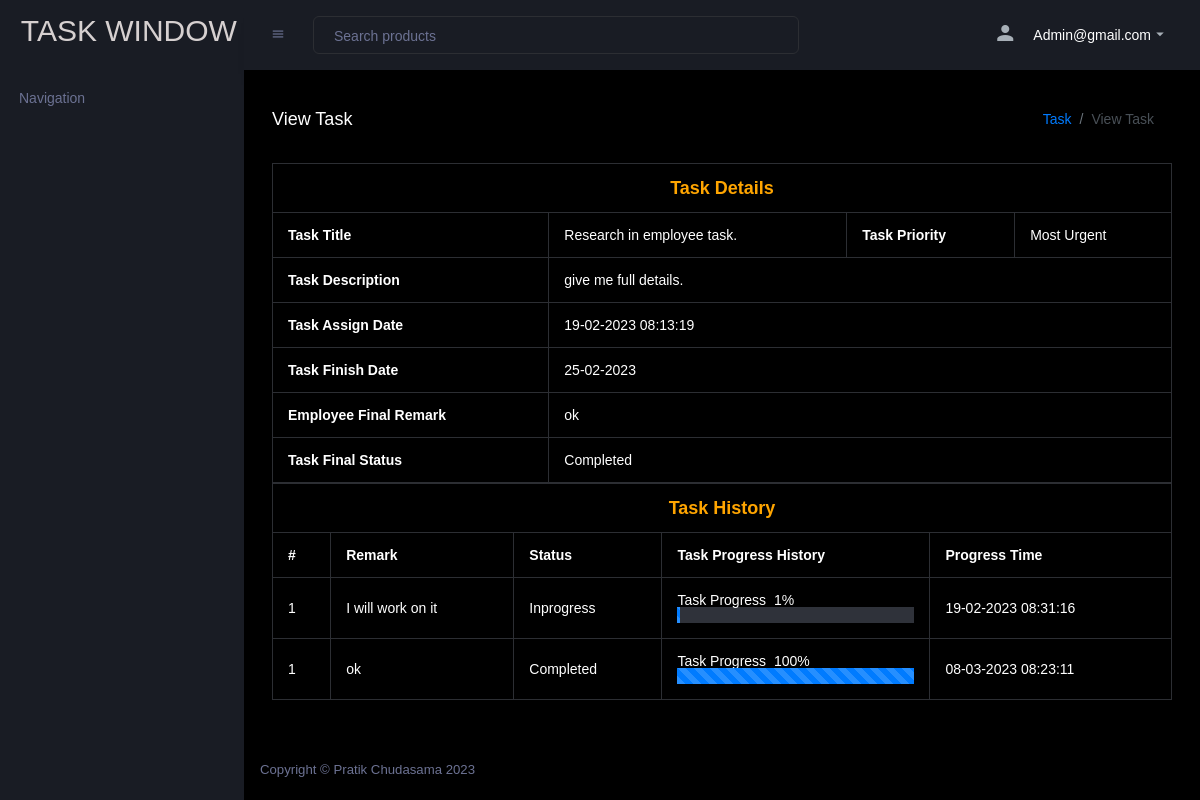
The page /ViewTask.php?tid=1 (signed in) on the database its author committed.
### tables this page shows
CREATE TABLE `tasks` (
  `Id` int(11) NOT NULL,
  `DeptId` int(10) NOT NULL,
  `AssignTaskto` int(10) NOT NULL,
  `TaskPriority` varchar(150) NOT NULL,
  `ProjectId` int(10) NOT NULL,
  `TaskTitle` varchar(255) NOT NULL,
  `TaskDescription` varchar(255) NOT NULL,
  `TaskEnddate` date NOT NULL,
  `TaskAssigndate` timestamp NOT NULL DEFAULT current_timestamp(),
  `Status` varchar(255) NOT NULL DEFAULT 'pending',
  `WorkCompleted` varchar(250) DEFAULT NULL,
  `Remark` varchar(255) DEFAULT NULL,
  `Createat` timestamp NOT NULL DEFAULT current_timestamp(),
  `Updateat` timestamp NULL DEFAULT NULL ON UPDATE current_timestamp()
);

CREATE TABLE `tasktracking` (
  `ID` int(10) NOT NULL,
  `TaskID` int(10) DEFAULT NULL,
  `Remark` varchar(250) DEFAULT NULL,
  `Status` varchar(100) DEFAULT NULL,
  `WorkCompleted` varchar(200) DEFAULT NULL,
  `UpdationDate` timestamp NULL DEFAULT current_timestamp()
);

### ViewTask.php (the view, shortened to what this page needs)
<?php
include('Includes/sidebar.php');
include('Includes/navbar.php');
?>
<div class="page-header">
    <h3 class="page-title">View Task</h3>
    <nav aria-label="breadcrumb">
        <ol class="breadcrumb">
            <li class="breadcrumb-item"><a href="#">Task</a></li>
            <li class="breadcrumb-item active" aria-current="page">View Task</li>
        </ol>
    </nav>
</div>
<?php
$tid = $_GET['tid'];
$sql = "SELECT * FROM `tasks` JOIN departments ON departments.ID = tasks.DeptId JOIN employees ON employees.Id = tasks.AssignTaskto WHERE tasks.Id = $tid";
$result = $con->query($sql);
if ($result->num_rows > 0) {
    while ($row = mysqli_fetch_assoc($result)) {
?>
        <table class="table table-bordered" style="color:#000">
            <tr>
                <th colspan="6" style="color: orange;font-weight: bold;font-size: 18px;text-align: center;">
                    Task Details </th>
            </tr>
            <tr>
                <th>Task Title</th>
                <td><?php echo $row['TaskTitle']; ?></td>
                <th>Task Priority</th>
                <td><?php echo $row['TaskPriority']; ?></td>
            </tr>
            <tr>
                <th>Task Description</th>
                <td colspan="3"><?php echo $row['TaskDescription']; ?></td>
            </tr>
            <tr>
                <th>Task Assign Date</th>
                <td colspan="3"><?= date("d-m-Y h:i:s", strtotime($row['TaskAssigndate'])) ?></td>
            </tr>
            <tr>
                <th>Task Finish Date</th>
                <td colspan="3"><?= date("d-m-Y", strtotime($row['TaskEnddate'])) ?></td>
            </tr>
            <tr>
                <th>Employee Final Remark</th>
                <td colspan="4"><?php echo ($row['Status'] == 0) ? 'Not Updated Yet' : $row['Remark']; ?></td>
            </tr>
            <tr>
                <th>Task Final Status</th>
                <td colspan="3">
                    <?php
                    $status = $row['Status'];
                    if ($row['Status'] == "Completed") {
                        echo "Completed";
                    }
                    ?>
                </td>
            </tr>
        </table>
<?php
    }
}
?>
<?php
$tid = $_GET['tid'];
if ($status != "") {
    $sql = "SELECT * FROM `TaskTracking` WHERE TaskID = $tid";
    $query = $con->query($sql);
    if ($query->num_rows > 0) {
        $number = 1;
?>
        <table class="table table-bordered dt-responsive nowrap" style="color: #000;border-collapse: collapse; border-spacing: 0; width: 100%;">
            <tr>
                <th colspan="6" style="color: orange;font-weight: bold;font-size: 18px;text-align: center;">
                    Task History
                </th>
            </tr>
            <tr>
                <th>#</th>
                <th>Remark</th>
                <th>Status</th>
                <th>Task Progress History</th>
                <th>Progress Time</th>
            </tr>
            <?php while ($row = mysqli_fetch_assoc($query)) { ?>
                <tr>
                    <td><?php echo $number ?></td>
                    <td><?php echo $row['Remark']; ?></td>
                    <td><?php echo $row['Status']; ?></td>
                    <td>
                        <span class="skill" style="width:90%;">Task Progress&nbsp;&nbsp;<span class="info_valume"><?php echo $row['WorkCompleted']; ?>%</span>
                        </span>
                        <div class="progress skill-bar ">
                            <div class="progress-bar progress-bar-animated progress-bar-striped" role="progressbar" aria-valuenow="<?php echo $row['WorkCompleted']; ?>" aria-valuemin="0" aria-valuemax="100" style="width:<?php echo $row['WorkCompleted']; ?>%;">
                            </div>
                        </div>
                    </td>
                    <td><?= date("d-m-Y h:i:s", strtotime($row['UpdationDate'])) ?></td>
                </tr>
        <?php }
        } ?>
        </table>
    <?php  }
    ?>
    <?php
    include('Includes/footer.php');
    ?>

### Includes/sidebar.php (style rules this page uses)
body { font-family: 'Poppins', sans-serif !important; }

### ViewTask.php (style rules this page uses)
td, th { color: white; }

### rows shown on the page
tasks: TaskTitle "Research in employee task.", TaskPriority "Most Urgent", TaskDescription "give me full details.", TaskAssigndate "19-02-2023 08:13:19", TaskEnddate "25-02-2023", Remark "ok", Status "Completed"
tasktracking: number "1", Remark "I will work on it", Status "Inprogress", WorkCompleted "1", UpdationDate "19-02-2023 08:31:16"
tasktracking: number "1", Remark "ok", Status "Completed", WorkCompleted "100", UpdationDate "08-03-2023 08:23:11"

### other values the page prints
$_SESSION['user']['EmployeeEmail'] "Admin@gmail.com"
